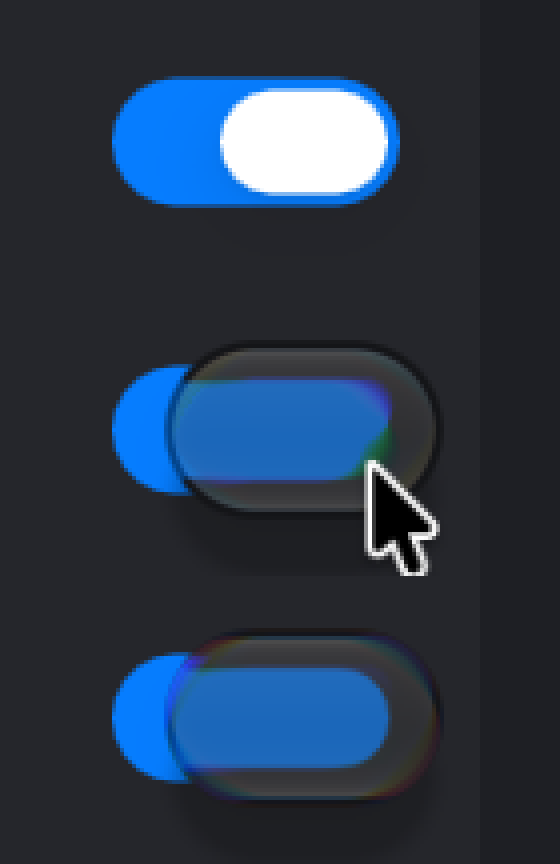
#> input picture reference/judge-95-18/02-held-switch-dark-rest-held-j17held-ours.png, 560 x 864 px, given in place of dock-dark.png, which was not available
$ python check-styles.py out.png ../../../reference/judge-95-18/02-held-switch-dark-rest-held-j17held-ours.png
#> lines starting #> are read from the running program, lines starting #| are printed output that depends on the picture; after the words box and inside, x2 and y2 are one past the last pixel; in counts of white or black regions, pixels touching at a corner belong together
#> in srgb, im is the input picture: PIL image 560x864 RGB; mean R, G, B 41.4, 55.9, 74.9
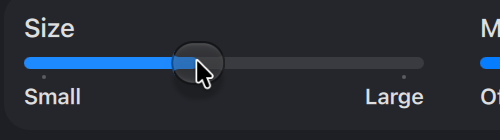
#> input picture reference/judge-95-18/06-settings-size-slider-held-dark-ours.png, 500 x 140 px, given in place of dock-dark-white-iconstyles-dark-default-clear-tinted.png, which was not available
#> in srgb, im is the input picture: PIL image 500x140 RGB; mean R, G, B 41.1, 45.4, 53.8
#!/usr/bin/env python3 -I
"""Compare the built app icon styles (build-styles.py) with the Mac's Dock shots, at the Mac's 66 px tiles.

  check-styles.py [<out-dir for side-by-side crops> [<os-volume-root>]]

With the OS volume also the Settings pane tiles (themes/icons/settings, IconServices on 27.2.1, 128 px = 128 pt at
1x, size class large): Siri and Spotlight are layered app icons (SiriPreferenceExtension /
SpotlightPreferenceExtension.appex Assets.car), composed here by icr.py as the mitigated version in all five
styles and compared over the opaque tile. (build-styles.py's light Clear / Tinted FILES follow the Mac's Dock
instead; the tiles' TintedLight plate needs the mode's saturation, which IconServices sets: 1 / 0.9 reproduces it.)

Shots (macOS 27.2.1, 2x, Dock tilesize 33): reference/screens/27.2.1/dock/dock-dark.png (icon style Dark) and
glass53/dock-dark-white-iconstyles-dark-default-clear-tinted.png (rows Dark / Default / ClearLight / TintedLight,
dark Dock over white). The second has no colour profile; its values are the display's (the profile of
dock-dark.png, same Mac): both are converted to sRGB first. Each icon is placed by the best fit of Apple's own
Default bitmap (or the dark one) within +-4 px; rms is over the icon body eroded by 2 px, sRGB 0..255.
Clear icons are composited over the Dock pixels next to the icon, as on the Mac.
"""
import io, os, sys
import numpy as np
from PIL import Image, ImageCms
from numpy.lib.stride_tricks import sliding_window_view

here = os.path.dirname(os.path.abspath(__file__))
icons = os.path.dirname(here)
root = os.path.dirname(os.path.dirname(icons))
shots = f"{root}/reference/screens/27.2.1"
S = 66


def srgb(path, icc_from=None):
    im = Image.open(path)
    icc = im.info.get("icc_profile") or (Image.open(icc_from).info.get("icc_profile") if icc_from else None)
    im = im.convert("RGB")
    if icc:
        im = ImageCms.profileToProfile(im, ImageCms.ImageCmsProfile(io.BytesIO(icc)), ImageCms.createProfile("sRGB"),
                                       renderingIntent=0)
    return np.asarray(im).astype(np.float32) / 255


def small(path):
    p = np.asarray(Image.open(path).convert("RGBa").resize((S, S), Image.LANCZOS)).astype(np.float32) / 255
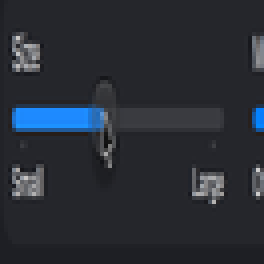
#> p: shape (66, 66, 4) float32 (shown 4 times larger); mean R, G, B, A 0.161, 0.178, 0.21, 1
    return p        # premultiplied


def body(p):
    m = p[..., 3] > 0.995
    mm = np.zeros_like(m); mm[2:-2, 2:-2] = sliding_window_view(m, (5, 5)).all(axis=(2, 3))
    return mm


def place(p, shot, cx, cy, win=4):
#> called with cx = 68, cy = 76, win = 4
    best = None
    for dy in range(-win, win + 1):
        for dx in range(-win, win + 1):
            x0, y0 = cx - S // 2 + dx, cy - S // 2 + dy
            sp = shot[y0:y0 + S, x0:x0 + S]
            m = body(p)
            r = np.sqrt((((p[..., :3] / np.maximum(p[..., 3:4], 1e-6) - sp)[m] * 255) ** 2).mean())
            if best is None or r < best[0]: best = (r, x0, y0)
#> after the loop, best = (30.01, 31, 39)
    return best[1:]


def compare(p, shot, x0, y0, over=False, ref=None):
    sp = shot[y0:y0 + S, x0:x0 + S]
    if over:   # translucent icon over the Dock: the Dock colour just outside the icon
        bg = np.median(shot[y0 + S // 2 - 4:y0 + S // 2 + 4, x0 - 4:x0 - 1].reshape(-1, 3), 0)
        rgb = p[..., :3] + bg * (1 - p[..., 3:4]); m = body(ref)
    else:
        rgb = p[..., :3] / np.maximum(p[..., 3:4], 1e-6); m = body(p)
    d = (rgb - sp)[m] * 255
    return np.sqrt((d ** 2).mean()), d.mean(0), rgb * m[..., None], sp * m[..., None]


if __name__ == "__main__":
    out = sys.argv[1] if len(sys.argv) > 1 else None
    dock = srgb(f"{shots}/dock/dock-dark.png")
    sheet = srgb(f"{shots}/glass53/dock-dark-white-iconstyles-dark-default-clear-tinted.png", f"{shots}/dock/dock-dark.png")
    rows = {"default": 59, "dark-dark": 59 - 114, "clear-light": 59 + 114, "tinted-light": 59 + 228}
    cols = {"Finder": 48, "Safari": 188, "Mail": 328, "Notes": 398, "System_Settings": 678}
    tiles = []
    print("Dark style Dock (dock-dark.png):")
    for n, cx in {"Finder": 68, "Mail": 348, "Notes": 418, "System_Settings": 698, "Calculator": 1150}.items():
        p = small(f"{icons}/apps/{n}-256-dark-dark.png")
        x0, y0 = place(p, dock, cx, 76)
#> x0 = 31; y0 = 39
        r, mean, a, b = compare(p, dock, x0, y0)
#> in compare, `sp = shot[y0:y0 + S, x0:x0 + S]`:
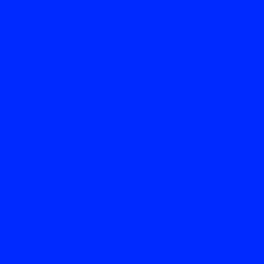
#> sp: shape (66, 66, 3) float32 (shown 4 times larger); mean of channels 0, 1, 2 0.145, 0.149, 0.169; drawn with min black and max white
#> in compare, `m = body(p)`:
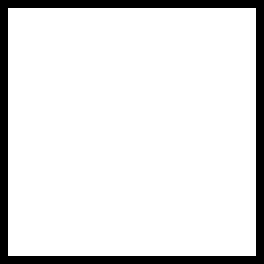
#> m: shape (66, 66) bool (shown 4 times larger); 88.2% white; 1 black region, box (x1, y1, x2, y2) and area: (0, 0, 66, 66) 512
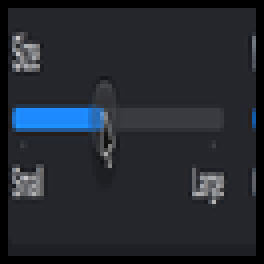
#> a: shape (66, 66, 3) float32 (shown 4 times larger); mean R, G, B 0.143, 0.158, 0.187
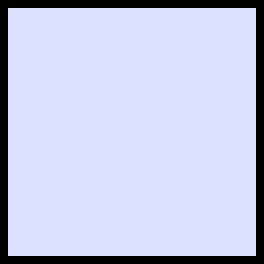
#> b: shape (66, 66, 3) float32 (shown 4 times larger); mean R, G, B 0.128, 0.132, 0.149; drawn with min black and max white
#> r = 30.01; mean = [4.37, 7.79, 11.12]
        print(f"  {n:16s} rms {r:5.1f}  mean diff {np.round(mean, 1)}")
#|   Finder           rms  30.0  mean diff [ 4.4  7.8 11.1]
#> (the run stopped early here; a loop or call above may not have finished)
